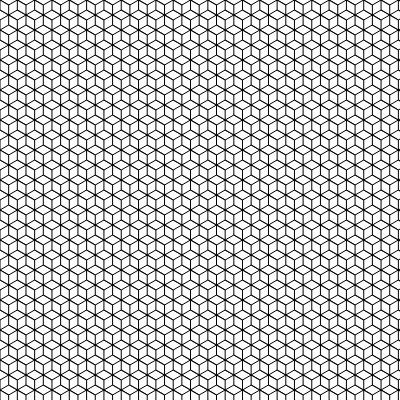
Frame 1 (no input)
Frame 60 (no input): identical to frame 1, image omitted
Frame 120 (the mouse pressed at the canvas centre since frame 60): identical to frame 1, image omitted

The p5.js sketch that drew this single still picture (run headless with seeded random() and noise() and a simulated clock; from frame 60 on, the mouse is pressed at the canvas centre):

// p5.js sketch
// ── sketch.js
//Escher cube pattern, every mouse click change color

//var radius = 20;
var value1;
var value2;
var value3;
var value4;
var value5;
var value6;

function setup() {
createCanvas(400,400);
angleMode(DEGREES);
frameRate(50);

}

//diamond tile function
function tile (x,y,radius){

  beginShape(); 
  vertex(x,y);
  vertex(x+radius*cos(30),y-radius*sin(30));
  vertex(x+2*radius*cos(30),y);
  vertex(x+radius*cos(30),y+radius*sin(30));
  endShape(CLOSE);
}

//mouse click change cloro function
function mouseClicked(){
  value1 = random()*255;
  value2 = random()*255;
  value3 = random()*255;
  value4 = random()*255;
  value5 = random()*255;
  value6 = random()*255;
}


function draw() {
  
var distance = dist(mouseY, mouseX, pmouseX, pmouseY);
    radius = map(distance, 0, 50, 10, 30);  
//lower right part of cube color  
background(255,value1,value2);

//tile for upper orrizontal part of cube  
  for(x=0; x < 400;x += 2*radius*cos(30)){
    for(y=0; y < 400; y += 2*radius + 2*radius*sin(30)){
      
    
    fill(value3,value4,255);
    tile(x,y,radius);
    }
  }
  
 for(x = -radius*cos(30); x < 400;x += 2*radius*cos(30)){
    for(y = radius+radius*sin(30); y < 400; y += 2*radius+2*radius*sin(30)){
      
    fill(value3,value4,255);
    tile(x,y,radius);
    }
  }

//tile for lower right part of cube 
 for(x=0; x < 400;x += 2*radius*cos(30)){
    for(y=0; y < 400; y += (2*radius*sin(30)+2*radius) ){
push();
  
  translate(x,y)
  rotate(60)
  translate(-x,-y);
 fill(value5,255,value6);
 tile(x,y,radius);
 
pop();
    }
  }

 for(x = -radius*cos(30); x < 400;x += 2*radius*cos(30)){
    for(y = radius+radius*sin(30); y < 400; y += (2*radius*sin(30)+2*radius) ){
push();
  
  translate(x,y)
  rotate(60)
  translate(-x,-y);
  
  fill(value5,255,value6);
 tile(x,y,radius);
 
 
pop();
    }
  }
}
